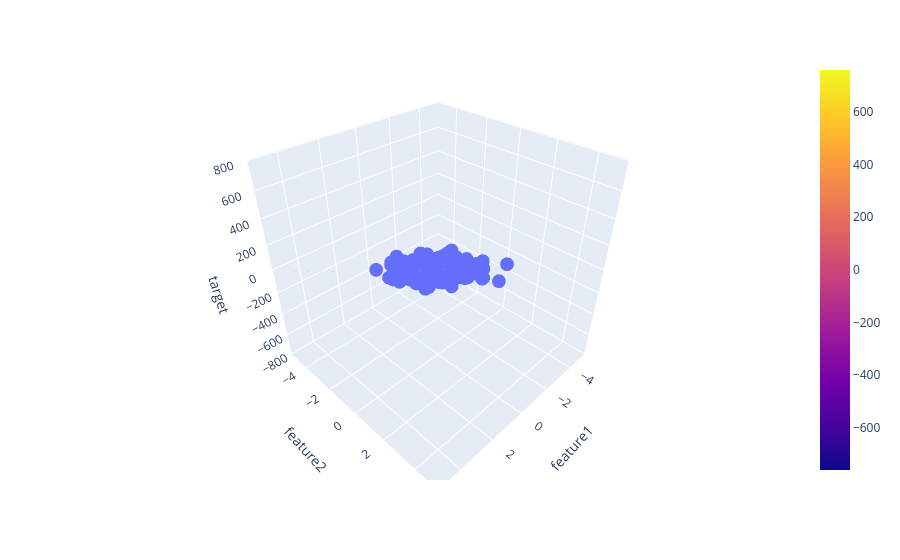

Write notebook code for a chart like this one.
### Code cell
x = np.linspace(-5, 5, 10)
y = np.linspace(-5, 5, 10)
xGrid, yGrid = np.meshgrid(y, x)

z_final = lr.predict(final).reshape(10,10)

z = z_final

final = np.vstack((xGrid.ravel().reshape(1,100),yGrid.ravel().reshape(1,100))).T
fig = px.scatter_3d(df, x='feature1', y='feature2', z='target')

fig.add_trace(go.Surface(x = x, y = y, z =z ))

fig.show()

### Figure 1 — Plotly figure (JSON) as saved in the notebook; plotly's stock layout.template omitted (floating-point values rounded to 4 significant figures; data arrays with more than 128 entries replaced by an {"elided": "..."} marker saying what was removed)
{"data": [{"hovertemplate": "feature1=%{x}<br>feature2=%{y}<br>target=%{z}<extra></extra>", "legendgroup": "", "marker": {"color": "#636efa", "symbol": "circle"}, "mode": "markers", "name": "", "scene": "scene", "showlegend": false, "type": "scatter3d", "x": {"elided": "300 float values"}, "y": {"elided": "300 float values"}, "z": {"elided": "300 float values"}}, {"type": "surface", "x": [-5.0, -3.889, -2.778, -1.667, -0.5556, 0.5556, 1.667, 2.778, 3.889, 5.0], "y": [-5.0, -3.889, -2.778, -1.667, -0.5556, 0.5556, 1.667, 2.778, 3.889, 5.0], "z": [[-759.9, -677.0, -594.1, -511.3, -428.4, -345.5, -262.7, -179.8, -96.94, -14.07], [-674.1, -591.2, -508.3, -425.5, -342.6, -259.7, -176.9, -94.0, -11.13, 71.74], [-588.3, -505.4, -422.5, -339.7, -256.8, -173.9, -91.06, -8.189, 74.68, 157.5], [-502.4, -419.6, -336.7, -253.8, -171.0, -88.11, -5.248, 77.62, 160.5, 243.4], [-416.6, -333.8, -250.9, -168.0, -85.17, -2.307, 80.56, 163.4, 246.3, 329.2], [-330.8, -248.0, -165.1, -82.23, 0.6334, 83.5, 166.4, 249.2, 332.1, 415.0], [-245.0, -162.2, -79.29, 3.574, 86.44, 169.3, 252.2, 335.0, 417.9, 500.8], [-159.2, -76.35, 6.515, 89.38, 172.2, 255.1, 338.0, 420.8, 503.7, 586.6], [-73.41, 9.455, 92.32, 175.2, 258.1, 340.9, 423.8, 506.7, 589.5, 672.4], [12.4, 95.26, 178.1, 261.0, 343.9, 426.7, 509.6, 592.5, 675.3, 758.2]]}], "layout": {"legend": {"tracegroupgap": 0}, "margin": {"t": 60}, "scene": {"domain": {"x": [0, 1], "y": [0, 1]}, "xaxis": {"title": {"text": "feature1"}}, "yaxis": {"title": {"text": "feature2"}}, "zaxis": {"title": {"text": "target"}}}}}
